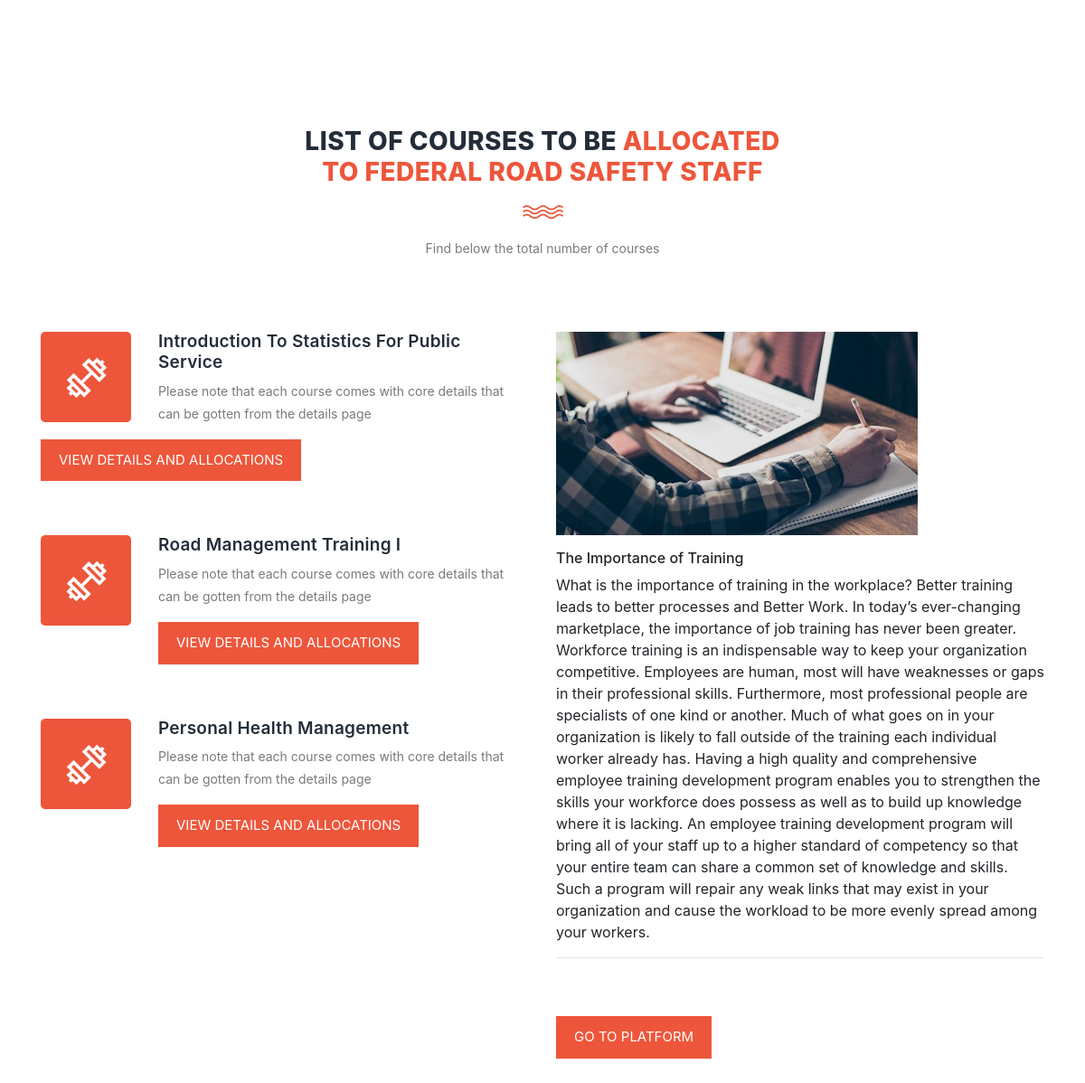
The app's page /allocation/ with its own data.
### allocate/models.py (models this page shows, shortened)
class Course(models.Model):
    name = models.CharField(max_length=200)
    updated = models.DateTimeField(auto_now=True)
    created = models.DateTimeField(auto_now_add=True)

### allocate/views.py (the view)
# urls.py: path('allocation/', views.allocation, name="allocation"),
def allocation(request):
    courses = Course.objects.all()
    context = {'courses': courses }
    return render(request, 'allocate/allocation.html', context)

### allocate/templates/allocate/allocation.html
{% extends 'main.html' %}
{% load static %}
{% block content %}
<div>
    <div>
        <section class="section" id="features">
            <div class="container">
                <div class="row">
                    <div class="col-lg-6 offset-lg-3">
                        <div class="section-heading">
                            <h2>LIST OF COURSES TO BE <em>ALLOCATED TO FEDERAL ROAD SAFETY STAFF</em></h2>
                            <img src="{% static 'images/line-dec.png' %}" alt="waves">
                            <p>Find below the total number of courses</p>
                        </div>
                    </div>
                    <div class="col-lg-6">
                        <ul class="features-items">
                            {% for course in courses %}
                                <li class="feature-item">
                                <div class="left-icon">
                                    <img src="{% static 'images/features-first-icon.png' %}" alt="First One">
                                </div>
                                <div class="right-content">
                                    <h4>{{course.name}}</h4>
                                    <p>Please note that each course comes with core details that can be gotten from
                                        the details page
                                    </p>
                                    <div class="main-button scroll-to-section">
                                        <a href="{% url 'coursedetails' %}">VIEW DETAILS AND ALLOCATIONS</a>
                                    </div>
                                </div>
                                </li>
                             {% endfor %}
                        </ul>
                    </div>
                    <div class="col-lg-6">
                        <ul class="features-items">
                                <li class="feature-item">
                                <div class="right-content">
                                    <img src="{% static 'images/yy.jpg' %}" alt="First One"><br>
                                    <p><h6>The Importance of Training</h6>
What is the importance of training in the workplace? Better training leads to better processes and Better Work. In today’s ever-changing marketplace, the importance of job training has never been greater. Workforce training is an indispensable way to keep your organization competitive. Employees are human, most will have weaknesses or gaps in their professional skills. Furthermore, most professional people are specialists of one kind or another. Much of what goes on in your organization is likely to fall outside of the training each individual worker already has.
Having a high quality and comprehensive employee training development program enables you to strengthen the skills your workforce does possess as well as to build up knowledge where it is lacking. An employee training development program will bring all of your staff up to a higher standard of competency so that your entire team can share a common set of knowledge and skills. Such a program will repair any weak links that may exist in your organization and cause the workload to be more evenly spread among your workers.
</p>
                                    <hr><br><br>
                                    <div class="main-button scroll-to-section">
                                        <a href="{% url 'home' %}">GO TO PLATFORM</a>
                                    </div>
                                </div>
                                </li>
                        </ul>
                    </div>
                </div>
            </div>
        </section>
    </div>
</div>
{% endblock content %}

### static/css/templatemo-training-studio.css (style rules this page uses)
html, body, div, span, applet, object, iframe, h1, h2, h3, h4, h5, h6, p, blockquote, div pre, a, abbr, acronym, address, big, cite, code, del, dfn, em, font, img, ins, kbd, q, s, samp, small, strike, strong, sub, sup, tt, var, b, u, i, center, dl, dt, dd, ol, ul, li, figure, header, nav, section, article, aside, footer, figcaption { margin: 0; padding: 0; border: 0; outline: 0; }
ul, li { padding: 0; margin: 0; list-style: none; }
header, nav, section, article, aside, footer, hgroup { display: block; }
* { box-sizing: border-box; }
html, body { font-family: 'Poppins', sans-serif; font-weight: 400; background-color: #fff; font-size: 16px; -ms-text-size-adjust: 100%; -webkit-font-smoothing: antialiased; -moz-osx-font-smoothing: grayscale; }
a { text-decoration: none !important; }
h1, h2, h3, h4, h5, h6 { margin-top: 0px; margin-bottom: 0px; }
ul { margin-bottom: 0px; }
p { font-size: 14px; line-height: 25px; color: #7a7a7a; }
html, body { background: #fff; font-family: 'Poppins', sans-serif; }
.section-heading { text-align: center; margin-top: 140px; margin-bottom: 80px; }
.section-heading h2 { font-size: 28px; font-weight: 800; color: #232d39; text-transform: uppercase; letter-spacing: 0.5px; margin-top: 0px; margin-bottom: 0px; }
.section-heading h2 em { font-style: normal; color: #ed563b; }
.section-heading img { margin: 20px auto; }
.main-button a { display: inline-block; font-size: 15px; padding: 12px 20px; background-color: #ed563b; color: #fff; text-align: center; font-weight: 400; text-transform: uppercase; transition: all .3s; }
#features { margin-bottom: 80px; }
.feature-item { display: inline-block; margin-bottom: 60px; }
.feature-item .left-icon img { float: left; margin-right: 30px; }
.feature-item .right-content { display: inline; }
.feature-item .right-content h4 { margin-top: 0px; margin-bottom: 7px; letter-spacing: 0.25px; color: #232d39; font-size: 19px; font-weight: 600; text-transform: capitalize; }

### records on screen
Course: name "Introduction To Statistics For Public Service"
Course: name "Road Management Training I"
Course: name "Personal Health Management"
